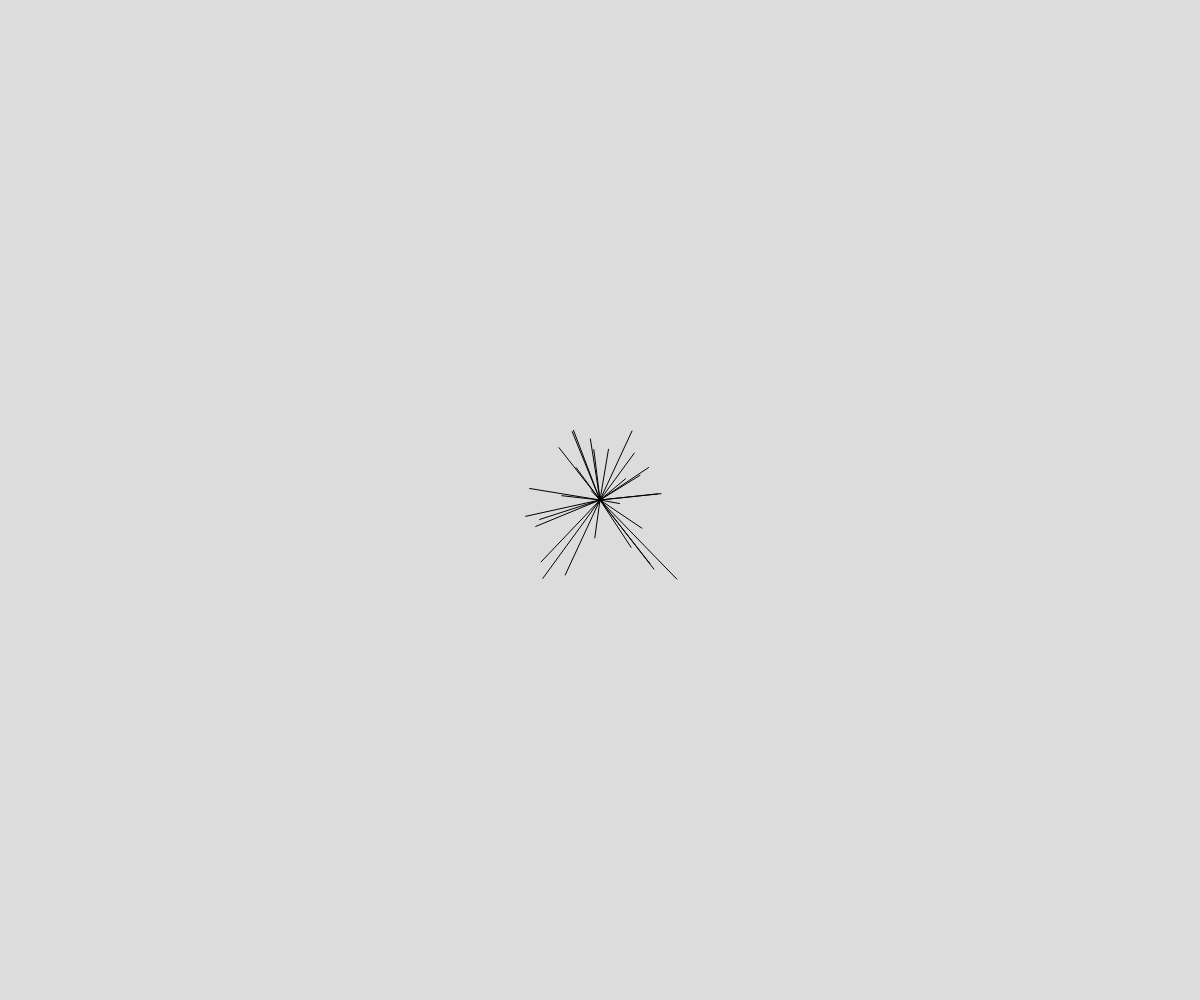
Frame 1 (no input)
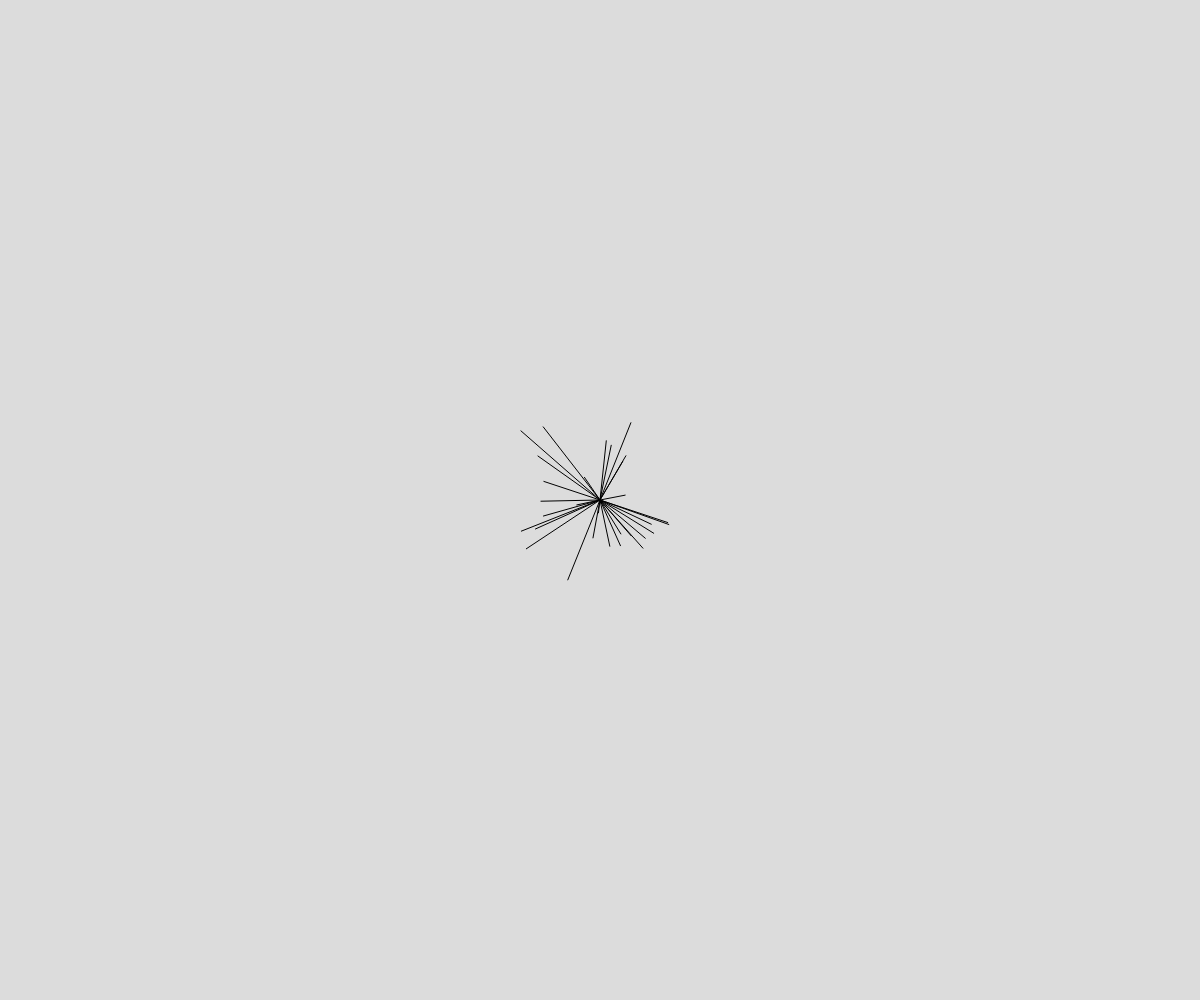
Frame 60 (no input)
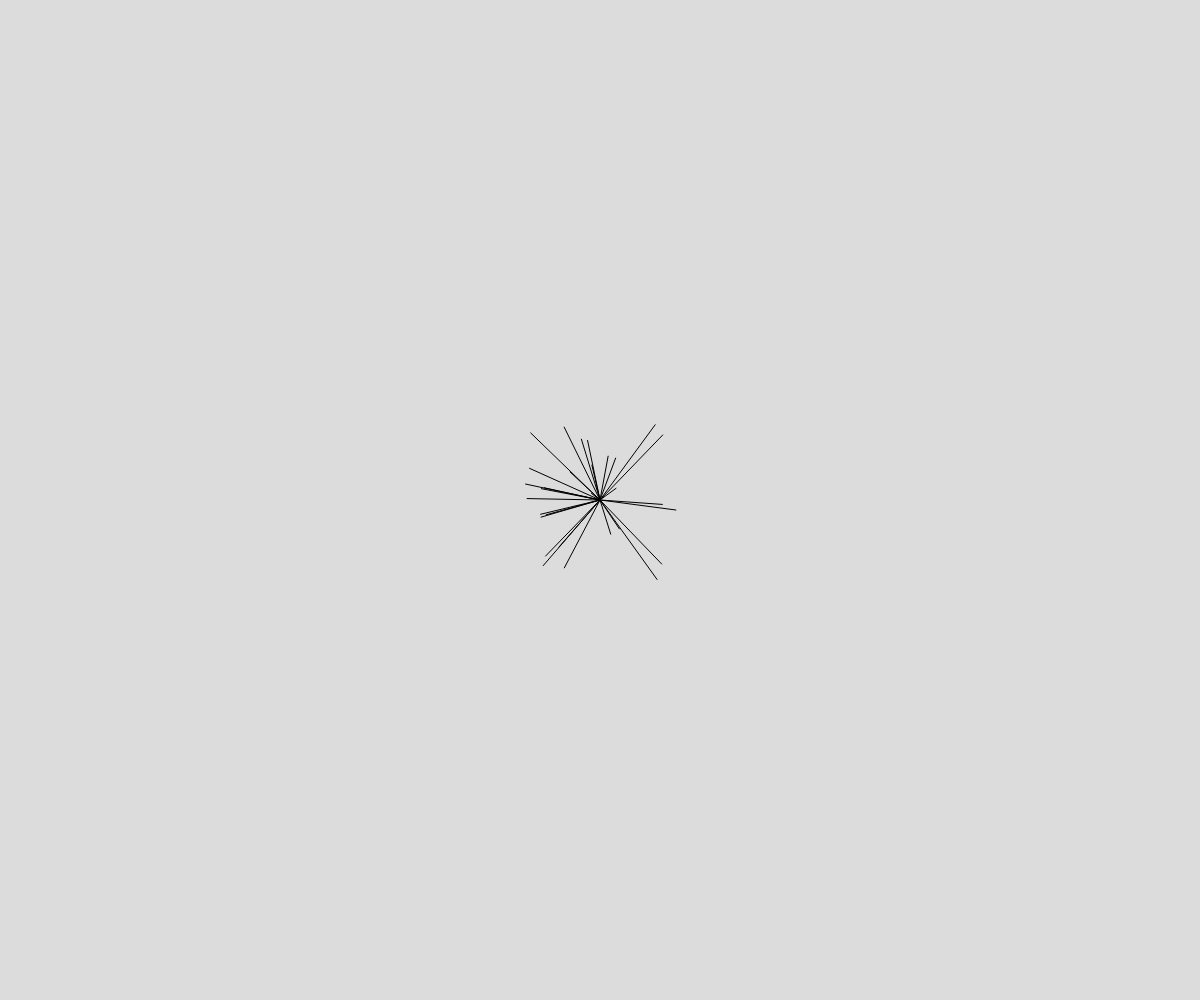
Frame 120 (the mouse pressed at the canvas centre since frame 60)

The p5.js sketch that drew these frames (run headless with seeded random() and noise() and a simulated clock; from frame 60 on, the mouse is pressed at the canvas centre):

// p5.js sketch
// ── sketch.js
// Project Title
// State Variables and Real Time
// Noah J
//
// Extra for Experts:
// - describe what you did to take this project "above and beyond"

// Global Varibles
let shapeState = 3; // 0 - Circle     1 - Square  
                    // 2 - Triangle   3  -  Starbust

let startTime;

function setup() {
  createCanvas(windowWidth, windowHeight);
  startTime = millis();
}


//  millis()       startTime       millis() - startTime
//     0              0                    0
//    200             0                   200
//    400             0                   400
//    600            600                   0
//    800            600                  200
//   1000            600                  400
//
//
//
//



function draw() {
  background(220);
  drawShape();
}

function manageTime(){
  // This function will reset our timer
  // (and update shapeState) once every
  // 2 seconds
  let elapsedTime = millis() - startTime;
  if(elapsedTime > 1000){
    updateState();
    startTime - millis();
  }
}

function keyPressed(){

  updateState();
}

function updateState(){
  shapeState++;
  if (shapeState > 3) shapeState = 0;

}

function drawShape(){
  // function inspects the shapeState variable
  // and draws the appropriate shape on the canvas
  let x = width/2;     
  let y = height/2;

  switch(shapeState){
    case 0:
      circle(x , y, 150);
      break;
    case 1:
      square(x , y, 150);
      break;
    case 2:
      triangle(x - 50, y + 50, x + 50, y + 50, x, y - 25);
      break;
    case 3:
      for(let i = 0; i < 30; i++){
        let x2 = random(x-80, x+80);
        let y2 = random(y-80, y+80);
        line(x,y,x2,y2);
      }
      break;
  }

}
